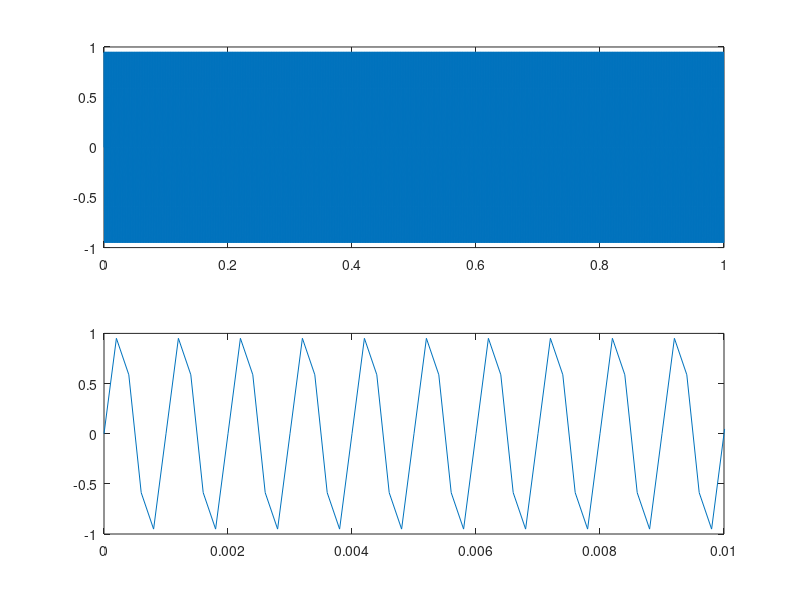
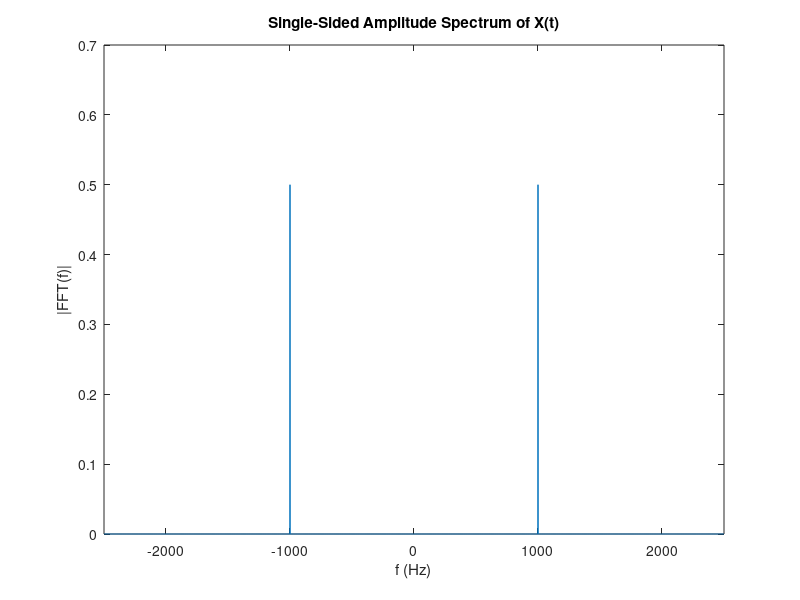
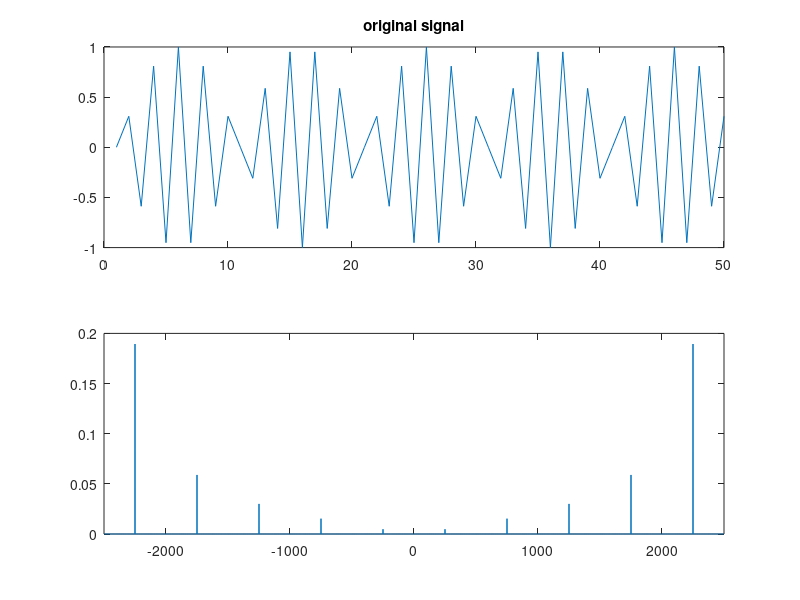

These figures' MATLAB source, in order:
% 1. (2.5 marks)
% Create a signal of length 1 second in Matlab representing a sinusoid at 1kHz, 
% sampled at 5kHz. Plot that signal against the
% correct time base so that it is clear that your signal is correct.
clear variables
close all
clc

f=1000;
Amp=1;
Fsample = 5000;
Tsample = 1/Fsample;
T = 1;
t=0:Tsample:T-Tsample;
y=sin(2*pi*f*t);
figure(1)
subplot(2,1,1)
plot(t,y)
subplot(2,1,2)
plot(t,y)
xlim([0,0.01])
%% 
% 2. (2.5 marks)
% Draw on paper the spectrum you expect to see for this sampled signal. Take the FFT of this signal and plot it against a
% properly labeled frequency axis, with 0Hz in the middle. What is the frequency resolution of this plot?
N = length(y);
y_fft = fftshift(fft(y));
x_freqaxis = (-N/2:N/2-1)*(Fsample/N); % frequency range
figure(2)
plot(x_freqaxis,abs(y_fft)/N)
title('Single-Sided Amplitude Spectrum of X(t)')
xlabel('f (Hz)')
ylabel('|FFT(f)|')
xlim([-2500, 2500])
%% 
clc
clear variables
close all
% 3. (2.5 marks)
% Create a new sinusoid with magnitude 1.0, still sampled at 5kHz but having frequency 2.25kHz. Clip this signal to a
% maximum absolute value of 0.3, i.e. any value above 0.3 should become 0.3 and any below -0.3 should become -0.3. Plot
% that signal against the correct time base so that it is clear that your signal is correct.
Fsample = 5000;
t = [0:1:Fsample-1].*1/Fsample;
y = sin(2*pi*2250*t);
figure(3)
subplot(2,1,1)
plot(y(1:50))
title('original signal')
y(y>0.3) = 0.3;
y(y<-0.3) = -0.3;
subplot(2,1,2)
plot(y(1:50))
title('After clamping')
%% 4. (2.5 marks)
% Draw on paper the spectrum you expect to see for this type of clipping in the continuous time (i.e. not sampled) domain.
% Then draw the version you expect for this sampling example. Take the FFT of this signal and plot it against a properly
% labeled frequency axis, with 0Hz in the middle. What do you expect to see in this plot? Is that what you see?
% Fs = 10000;            % Sampling frequency                    
% T = 1/Fs;             % Sampling period       
% L = 1*Fs;             % Length of signal is 1 sec
% t = (0:L-1)*T;        % Time vector
N = length(y);
y_fft = abs(fftshift(fft(y)));
freq_range = (-N/2:N/2-1)*(Fsample/N);
plot(freq_range,y_fft/N)
xlim([-2500,2500]);